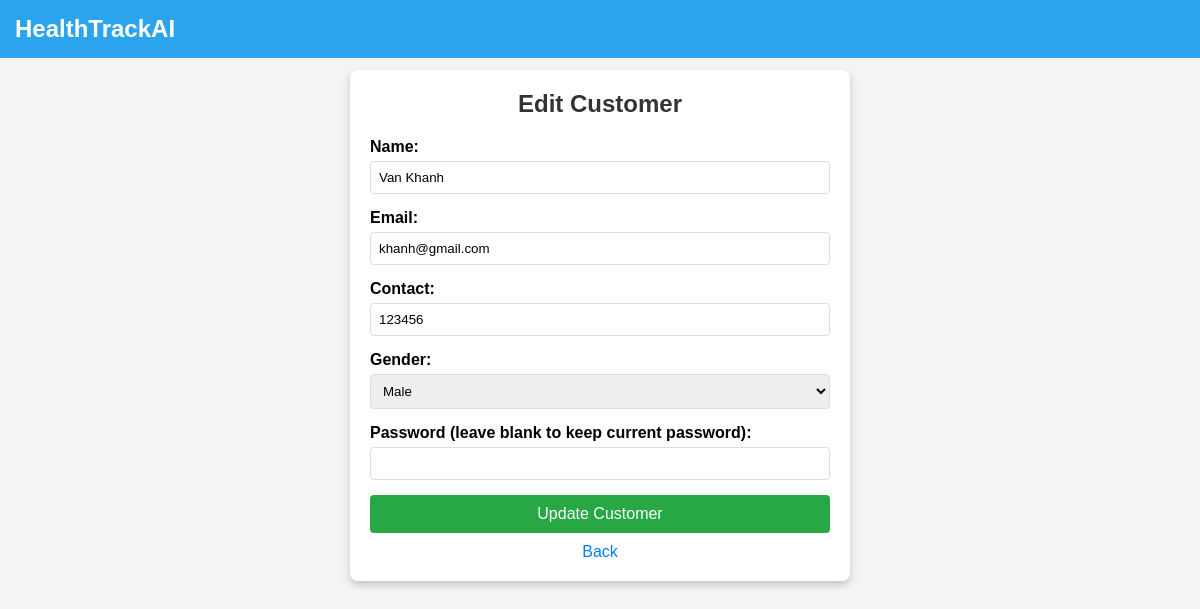
Page /frontend/edit.php?id=9 on the committed database.
### tables this page shows
CREATE TABLE `users` (
  `id` int(11) NOT NULL,
  `name` varchar(100) NOT NULL,
  `email` varchar(100) NOT NULL,
  `contact` varchar(15) NOT NULL,
  `gender` enum('male','female') NOT NULL,
  `password` varchar(255) NOT NULL,
  `role` varchar(10) DEFAULT NULL
);

### frontend/edit.php (the view, shortened to what this page needs)
<?php
$servername = "127.0.0.1";
$username = "root";
$password = "";
$dbname = "healthtrackai";
$conn = new mysqli($servername, $username, $password, $dbname);
if (isset($_GET['id'])) {
    $id = $_GET['id'];
    $sql = "SELECT name, email, contact, gender FROM users WHERE id = ?";
    $stmt = $conn->prepare($sql);
    $stmt->bind_param("i", $id);
    $stmt->execute();
    $result = $stmt->get_result();
    $user = $result->fetch_assoc();
}
?>
<!DOCTYPE html>
<html lang="en">
<head>
    <link rel="stylesheet" href="assets/css/home.css">
</head>
<body>
    <header>
        <h1>HealthTrackAI</h1>
    </header>
    <div class="form-container">
        <h2>Edit Customer</h2>
        <form method="POST" action="">
            <label for="name">Name:</label>
            <input type="text" id="name" name="name" value="<?php echo htmlspecialchars($user['name']); ?>" required>
            <label for="email">Email:</label>
            <input type="email" id="email" name="email" value="<?php echo htmlspecialchars($user['email']); ?>" required>
            <label for="contact">Contact:</label>
            <input type="text" id="contact" name="contact" value="<?php echo htmlspecialchars($user['contact']); ?>" required>
            <label for="gender">Gender:</label>
            <select id="gender" name="gender" required>
                <option value="Male" <?php echo ($user['gender'] == 'Male') ? 'selected' : ''; ?>>Male</option>
            </select>
            <label for="password">Password (leave blank to keep current password):</label>
            <input type="password" id="password" name="password">
            <button type="submit">Update Customer</button>
            <a href="admin.php">Back</a>
        </form>
    </div>
</body>
</html>

### frontend/assets/css/home.css (style rules this page uses)
* { box-sizing: border-box; }
html { scroll-behavior: smooth; }
body { font-family: Arial, sans-serif; margin: 0; padding: 0; background-color: #f5f5f5; }
h1 { text-align: left; margin-left: 20px; }
header { background-color: #007bff; color: white; padding: 2px; width: 100%; display: flex; justify-content: space-between; align-items: center; position: fixed; }

### frontend/edit.php (style rules this page uses)
* { margin: 0; padding: 0; box-sizing: border-box; font-family: Arial, sans-serif; }
body { background-color: #f4f4f4; display: flex; flex-direction: column; align-items: center; min-height: 100vh; padding-top: 70px; }
header { position: fixed; top: 0; width: 100%; padding: 15px; background-color: #2ca4ed; color: #ffffff; text-align: center; z-index: 1000; }
header h1 { margin: 0; font-size: 24px; }
.form-container { width: 90%; max-width: 500px; background-color: #ffffff; padding: 20px; border-radius: 8px; box-shadow: 0px 4px 8px rgba(0, 0, 0, 0.2); }
.form-container h2 { text-align: center; color: #333; margin-bottom: 20px; }
label { display: block; margin-bottom: 5px; font-weight: bold; }
input[type="text"], input[type="email"], input[type="password"], select { width: 100%; padding: 8px; margin-bottom: 15px; border: 1px solid #ddd; border-radius: 4px; }
button { width: 100%; padding: 10px; background-color: #28a745; color: #ffffff; border: none; border-radius: 4px; font-size: 16px; cursor: pointer; }
a { display: block; text-align: center; margin-top: 10px; color: #007bff; text-decoration: none; }

### rows in the picture
users: name "Van Khanh", email "khanh@gmail.com", contact "123456"
